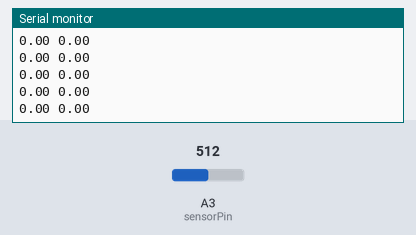
Simulated run of this sketch. Board: Arduino Uno, built with avr-gcc and run on an emulated ATmega328P. Parts: the last lines printed to the serial monitor. Inputs (shaded band) come from the test bench; at power-on: A3 (sensorPin) = 512.

Above: at 4.7 s.
4.8 s: A3 (sensorPin) set to 496
At 4.87 s:
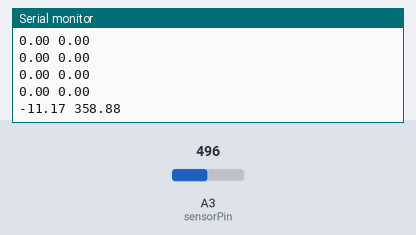
6.3 s: A3 (sensorPin) set to 510
At 6.38 s:
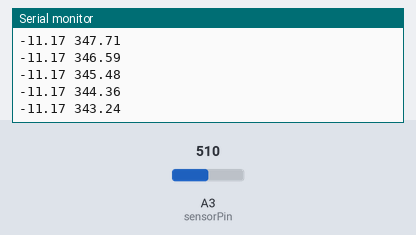
Timing chart, 0 to 8.8 s (numbered marks = the images above; inputs shaded):
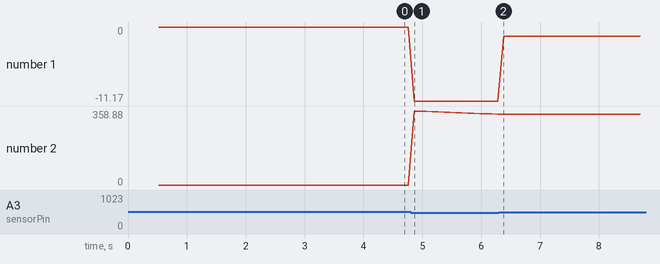

The sketch:

gyroscope_test.ino
```cpp
int sensorPin = A3;           //define the pin that gyro is connected
int T = 100;                        // T is the time of one loop, 0.1 sec
int sensorValue = 0;           // read out value of sensor
float gyroSupplyVoltage = 5;      // supply voltage for gyro
float gyroZeroVoltage = 0;         // the value of voltage when gyro is zero
float gyroSensitivity = 0.007;      // gyro sensitivity unit is (mv/degree/second) get from datasheet
float rotationThreshold = 1.5;      // because of gyro drifting, defining rotation angular velocity less
                                                       // than this value will be ignored
float gyroRate = 0;                      // read out value of sensor in voltage
float currentAngle = 0;               // current angle calculated by angular velocity integral on
byte serialRead = 0;                    // for serial print control

void setup() {
  // put your setup code here, to run once:
Serial.begin(9600);
// this section is initialize the sensor, find the value of voltage when gyro is zero
int i;
float sum = 0;
pinMode(sensorPin,INPUT);

Serial.println("please keep the sensor still for calibration");
Serial.println("get the gyro zero voltage");
for (i=0;i<100;i++)    // read 100 values of voltage when gyro is at still, to calculate the zero-drift.
{
  sensorValue = analogRead(sensorPin);
  sum += sensorValue;
  delay(5);
  }
gyroZeroVoltage = sum/100;    // average the sum as the zero drifting
}

void loop() {
  // put your main code here, to run repeatedly:

       if (Serial.available())           // Check for input from terminal
   {
     serialRead = Serial.read();     // Read input
     if (serialRead==49)             // Check for flag to execute, 49 is ascii for 1
     {
       Serial.end();                  // end the serial communication to display the sensor data on monitor
     }
   }

// convert the 0-1023 signal to 0-5v
gyroRate = (analogRead(sensorPin)*gyroSupplyVoltage)/1023;

// find the voltage offset the value of voltage when gyro is zero (still)
gyroRate -= (gyroZeroVoltage/1023*gyroSupplyVoltage);

// read out voltage divided the gyro sensitivity to calculate the angular velocity
float angularVelocity = gyroRate/ gyroSensitivity; // from Data Sheet, gyroSensitivity is 0.007 V/dps

// if the angular velocity is less than the threshold, ignore it
if (angularVelocity >= rotationThreshold || angularVelocity <= -rotationThreshold)
{
// we are running a loop in T (of T/1000 second).
 float angleChange = angularVelocity/(1000/T);
 currentAngle += angleChange;
  }

  // keep the angle between 0-360
  if (currentAngle < 0)
    {currentAngle += 360;}
  else if (currentAngle > 359)
{currentAngle -= 360;}

Serial.print(angularVelocity);
Serial.print(" ");
Serial.println(currentAngle);

// control the time per loop
delay (T);
} 
```

Measured:
- after the input at 4.8 s, the serial monitor: prints a new line after 0.06 s (image 1)
- plotted number 1: 0 → -11.17 after the input at 4.8 s, -11.17 → -1.4 after the input at 6.3 s
- plotted number 2: 0 → 343.24 after the input at 4.8 s
